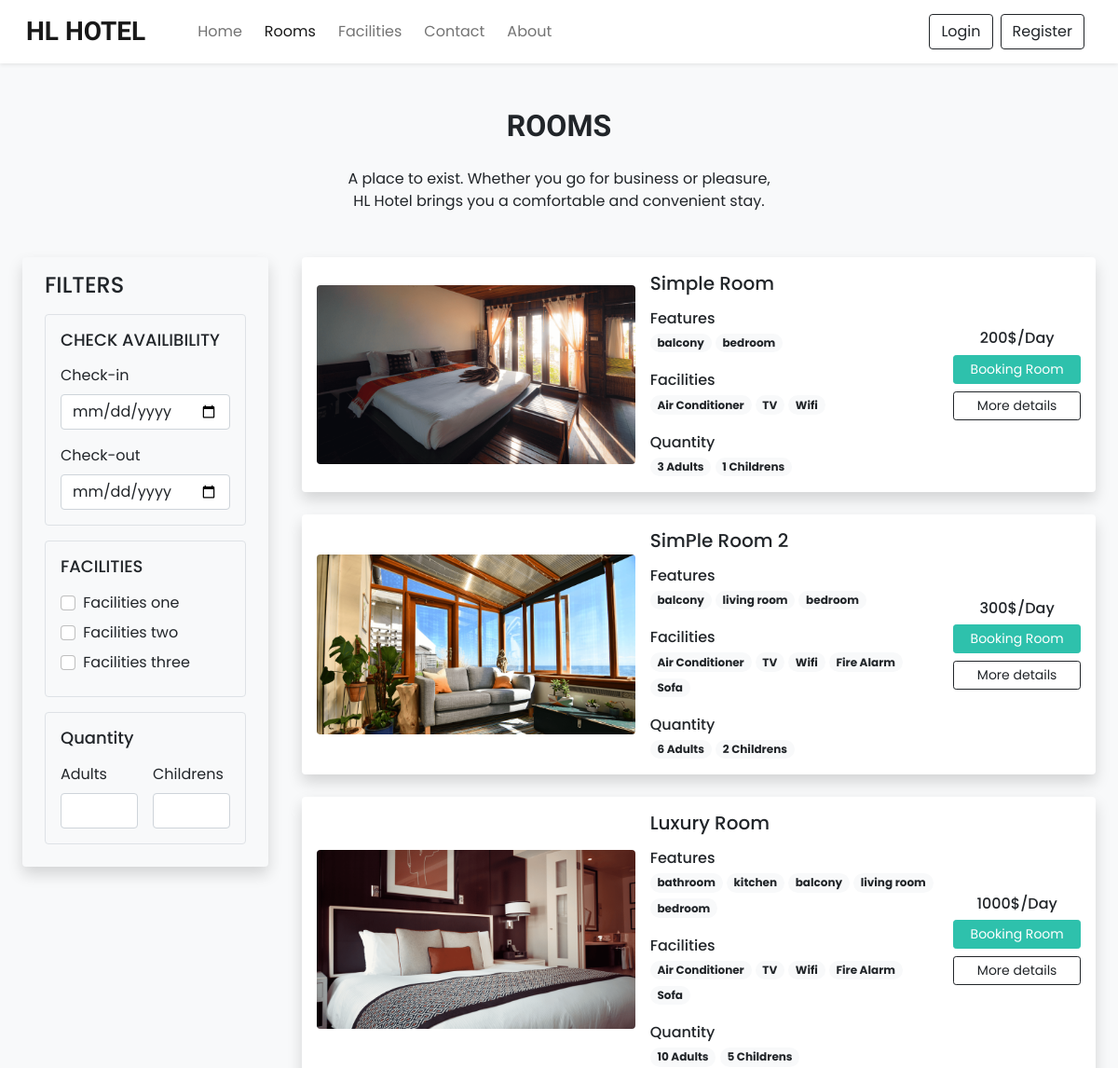
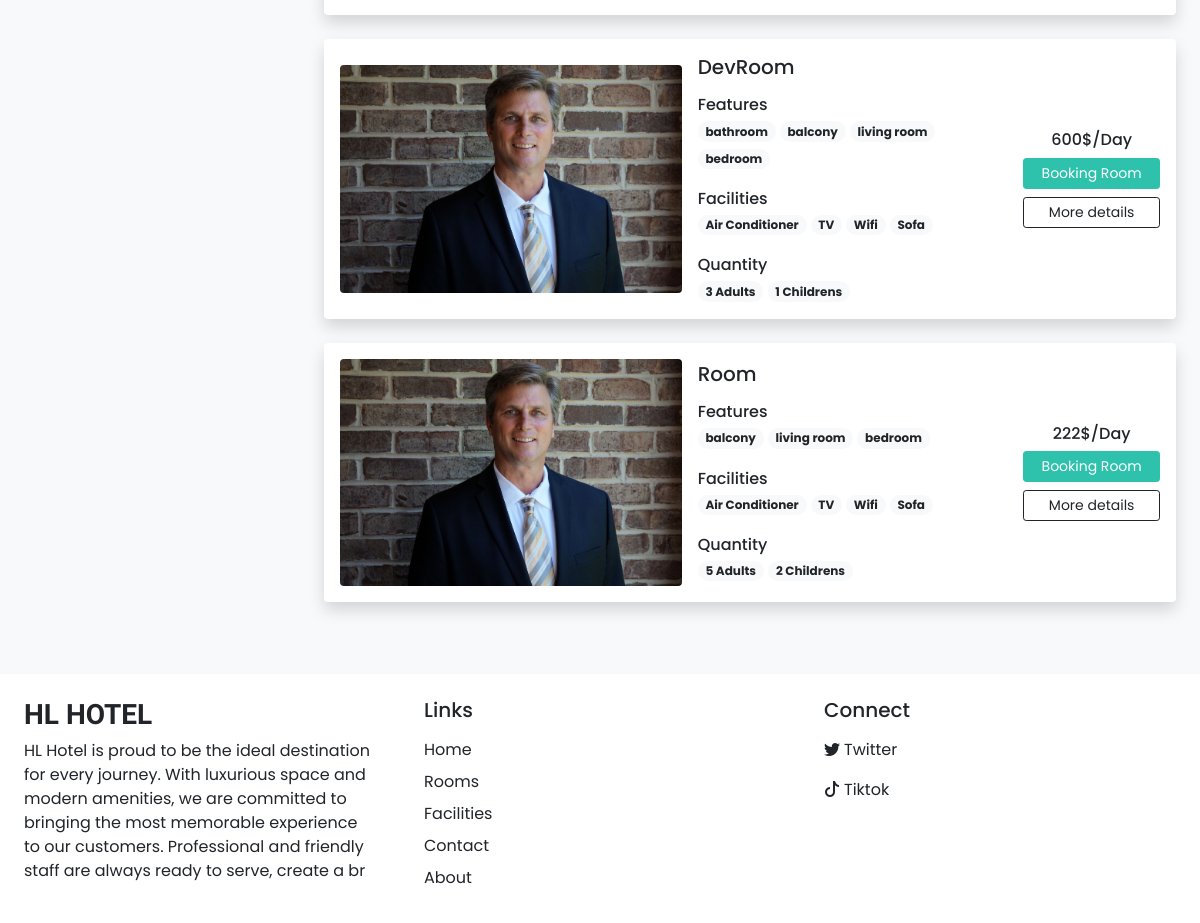
The page /Rooms.php on the database its author committed (2 pictures, top to bottom).
### tables this page shows
CREATE TABLE `settings` (
  `sr_no` int(11) NOT NULL,
  `site_title` varchar(50) NOT NULL,
  `site_about` varchar(255) NOT NULL,
  `shutdown` tinyint(1) NOT NULL
);

CREATE TABLE `rooms` (
  `id` int(11) NOT NULL,
  `name` varchar(150) NOT NULL,
  `area` int(11) NOT NULL,
  `price` int(11) NOT NULL,
  `quantity` int(11) NOT NULL,
  `adult` int(11) NOT NULL,
  `children` int(11) NOT NULL,
  `description` varchar(500) NOT NULL,
  `status` tinyint(4) NOT NULL DEFAULT 1,
  `removed` int(11) NOT NULL DEFAULT 0
);

CREATE TABLE `room_images` (
  `sr_no` int(11) NOT NULL,
  `room_id` int(11) NOT NULL,
  `image` varchar(150) NOT NULL,
  `thumb` tinyint(4) NOT NULL DEFAULT 0
);

CREATE TABLE `features` (
  `id` int(11) NOT NULL,
  `name` varchar(50) NOT NULL
);

CREATE TABLE `facilities` (
  `id` int(11) NOT NULL,
  `icon` varchar(50) NOT NULL,
  `name` varchar(60) NOT NULL,
  `description` varchar(250) NOT NULL
);

### admin/inc/db_config.php (called while the page is built, shortened)
<?php
    function select($sql, $values, $datatypes){
        $con = $GLOBALS['con'];
        if($stmt = mysqli_prepare($con, $sql)){
            mysqli_stmt_bind_param($stmt, $datatypes,...$values);
            if(mysqli_stmt_execute($stmt)){
                $res = mysqli_stmt_get_result($stmt);
                return $res;
            }
            else{
                mysqli_stmt_close($stmt);
                die("Query cannot be executed - Select");
            }
        }
        else{
            die("Query cannot be prepared - Select");
        }
    }
 ?>

### Rooms.php (the view, shortened to what this page needs)
<!DOCTYPE html>
<html lang="en">
<head>
    <?php require('inc/links.php') ?>
</head>
<body class="bg-light">
    <?php require('inc/header.php') ?>
    <div class="my-5 px-4">
        <h2 class="fw-bold h-font text-center">ROOMS</h2>
        <div class="h-line bg-dank"></div>
        <p class="text-center mt-3">
        A place to exist. Whether you go for business or pleasure,
        <br>
        HL Hotel brings you a comfortable and convenient stay.
        </p>
    </div>
    <div class="container-fluid">
        <div class="row">
            <div class="col-lg-3 col-md-12 mb-4 mb-lg-0 ps-4">
                <nav class="navbar navbar-expand-lg navbar-light bg-light rounded shadow">
                    <div class="container-fluid flex-lg-column align-items-stretch">
                        <h4 class="mt-2">FILTERS</h4>
                        <div class="collapse navbar-collapse flex-column align-items-stretch mt-2" id="filterDropdown">
                            <div class="border bg-light p-3 rounded mb-3">
                                <h5 class="mb-3" style="font-size: 18px;">CHECK AVAILIBILITY</h5>
                                <label for="form-lable">Check-in</label>
                                <input type="date" class="form-control shadow-none mb-3 mt-2">
                                <label for="form-lable">Check-out</label>
                                <input type="date" class="form-control shadow-none mt-2">
                            </div>
                            <div class="border bg-light p-3 rounded mb-3">
                                <h5 class="mb-3" style="font-size: 18px;">FACILITIES</h5>
                                <div class="mb-2">
                                    <input type="checkbox" id="f1" class="form-check-input shadow-none me-1">
                                    <label for="form-check-lable" for="f1">Facilities one</label>
                                </div>
                                <div class="mb-2">
                                    <input type="checkbox" id="f1" class="form-check-input shadow-none me-1">
                                    <label for="form-check-lable" for="f2">Facilities two</label>
                                </div>
                                <div class="mb-2">
                                    <input type="checkbox" id="f1" class="form-check-input shadow-none me-1">
                                    <label for="form-check-lable" for="f3">Facilities three</label>
                                </div>
                            </div>
                            <div class="border bg-light p-3 rounded mb-3">
                                <h5 class="mb-3" style="font-size: 18px;">Quantity</h5>
                                <div class="d-flex">
                                    <div class="me-3">
                                        <label for="form-lable">Adults</label>
                                        <input type="number" class="form-control shadow-none mt-2">
                                    </div>
                                    <div>
                                        <label for="form-lable">Childrens</label>
                                        <input type="number" class="form-control shadow-none mt-2">
                                    </div>
                                </div>
                            </div>
                        </div>
                    </div>
                </nav>
            </div>
            <div class="col-lg-9 cpl-md-12 px-4">
                <?php
                    $room_res = select("SELECT * FROM `rooms` WHERE `status`=? AND `removed`=?", [1,0], 'ii');
                    while($room_data = mysqli_fetch_assoc($room_res))
                    {
                        $fea_q = mysqli_query($con, "SELECT f.name FROM `features` f
                        INNER JOIN `room_features` rfea ON f.id = rfea.features_id
                        WHERE rfea.room_id = '$room_data[id]'");
                        $features_data = "";
                        while($fea_row = mysqli_fetch_assoc($fea_q)){
                            $features_data .= "<span class='badge rounded-pill bg-light text-dark text-wrap me-1 mb-1'>
                                       $fea_row[name]
                                    </span>";
                        }
                        $fac_q = mysqli_query($con, "SELECT f.name FROM `facilities` f
                        INNER JOIN `room_facilities` rfac ON f.id = rfac.facilities_id
                        WHERE rfac.room_id = '$room_data[id]'");
                            $facilities_data = "";
                            while($fac_row = mysqli_fetch_assoc($fac_q)){
                            $facilities_data .= "<span class='badge rounded-pill bg-light text-dark text-wrap me-1 mb-1'>
                                       $fac_row[name]
                                    </span>";
                        }
                        $room_thumb = ROOMS_IMG_PATH."1.jpg";
                        $thumb_q = mysqli_query($con, "SELECT * FROM `room_images`
                        WHERE `room_id`='$room_data[id]' AND `thumb`='1'");
                        if (mysqli_num_rows($thumb_q) > 0){
                            $thumb_res = mysqli_fetch_assoc($thumb_q);
                            $room_thumb = ROOMS_IMG_PATH.$thumb_res['image'];
                        }
                        $book_btn ="";
                        if ( !$settings_r['shutdown']){
                            $login=0;
                            $book_btn ="<button onclick='checkLoginToBook($login,$room_data[id])' class='btn btn-sm w-100 text-white custom-bg shadow-none mb-2'>Booking Room</button>";
                        }
                        echo <<<data
                            <div class="card mb-4 border-0 shadow">
                                <div class="row g-0 p-3 align-items-center">
                                    <div class="col-md-5 mb-lg-0 mb-md-0 mb-3">
                                        <img src="$room_thumb" class="img-fluid rounded">
                                    </div>
                                    <div class="col-md-5 px-lg-3 px-md-3 px-0">
                                        <h5 class="mb-3">$room_data[name]</h5>
                                        <div class="features mb-3">
                                                <h6 class="mb-1">Features</h6>
                                               $features_data
                                        </div>
                                        <div class="facilities mb-3">
                                            <h6 class="mb-1">Facilities</h6>
                                            $facilities_data
                                        </div>
                                        <div class="guests">
                                            <h6 class="mb-1">Quantity</h6>
                                            <span class="badge rounded-pill bg-light text-dark text-wrap">
                                                $room_data[adult] Adults
                                            </span>
                                            <span class="badge rounded-pill bg-light text-dark text-wrap">
                                                $room_data[children] Childrens
                                            </span>
                                        </div>
                                    </div>
                                    <div class="col-md-2 mt-lg-0 mt-md-0 mt-4 text-center">
                                        <h6>$room_data[price]$/Day</h6>
                                        $book_btn
                                        <a href="room_details.php?id=$room_data[id]" class="btn btn-sm w-100 btn-outline-dark shadow-none">More details</a>
                                    </div>
                                </div>
                            </div>
                        data;
                    }
                ?>
            </div>
        </div>
    </div>
    <?php require('inc/footer.php') ?>
</body>
</html>

### inc/links.php (shortened to what this page needs)
<link href="https://cdn.jsdelivr.net/npm/bootstrap@5.0.2/dist/css/bootstrap.min.css" rel="stylesheet">
<link rel="stylesheet" href="https://cdn.jsdelivr.net/npm/bootstrap-icons@1.11.1/font/bootstrap-icons.css">
<link rel="stylesheet" href="./css/style.css">
<?php
    require('admin/inc/db_config.php');
    $contact_q = "SELECT * FROM `contact_details` WHERE `sr_no`=?";
    $settings_q = "SELECT * FROM `settings` WHERE `sr_no`=?";
    $values = [1];
    $contact_r = mysqli_fetch_assoc(select($contact_q,$values,'i'));
    $settings_r = mysqli_fetch_assoc(select($settings_q,$values,'i'));
?>

### inc/header.php (shortened to what this page needs)
<nav id="nav-bar" class="navbar navbar-expand-lg navbar-light bg-white px-lg-3 py-lg-2 shadow-sm sticky-top">
    <div class="container-fluid">
        <a class="navbar-brand me-5 fw-bold fs-3 h-font" href="index.php"><?php echo $settings_r['site_title'] ?></a>
        <div class="collapse navbar-collapse" id="navbarSupportedContent">
        <ul class="navbar-nav me-auto mb-2 mb-lg-0">
            <li class="nav-item">
            <a class="nav-link me-2" href="index.php">Home</a>
            </li>
            <li class="nav-item">
            <a class="nav-link me-2" href="Rooms.php">Rooms</a>
            </li>
            <li class="nav-item">
            <a class="nav-link me-2" href="Facilities.php">Facilities</a>
            </li>
            <li class="nav-item">
            <a class="nav-link me-2" href="Contact.php">Contact</a>
            </li>
            <li class="nav-item">
            <a class="nav-link me-2" href="About.php">About</a>
            </li>
        </ul>
        <div class="d-flex">
            <?php
                if(isset($_SESSION['login']) && $_SESSION['login'] == true)
                {
                    echo<<<data
                        <div class="btn-group">
                            <button type="button" class="btn btn-outline-dark shadow-none dropdown-toggle" data-bs-toggle="dropdown" data-bs-display="static" aria-expanded="false">
                                $_SESSION[uName]
                            </button>
                            <ul class="dropdown-menu dropdown-menu-lg-end">
                                <li><a class="dropdown-item" href="./admin/dashboard.php">Profile</a></li>
                                <li><a class="dropdown-item" href="bookings.php">Bookings</a></li>
                                <li><a class="dropdown-item" href="logout.php">Logout</a></li>
                            </ul>
                        </div>
                    data;
                }
                else{
                    echo<<<data
                        <button type="button" class="btn btn-outline-dark  shadow-none me-lg-2 me-3" data-bs-toggle="modal" data-bs-target="#loginModal">
                            Login
                        </button>
                        <button type="button" class="btn btn-outline-dark  shadow-none me-lg-2 me-3" data-bs-toggle="modal" data-bs-target="#registerModal">
                            Register
                        </button>
                    data;
                }
            ?>
        </div>
        </div>
    </div>
</nav>

### inc/footer.php (shortened to what this page needs)
<div class="container-fluid bg-white mt-5">
    <div class="row">
        <div class="col-lg-4 p-4">
            <h3 class="h-font fw-bold fs-3 mb-2"><?php echo $settings_r['site_title'] ?></h3>
            <p>
                <?php echo $settings_r['site_about'] ?>
            </p>
        </div>
        <div class="col-lg-4 p-4">
            <h5 class="mb-3">Links</h5>
            <a href="index.php" class="d-inline-block mb-2 text-dark text-decoration-none">Home</a><br>
            <a href="Rooms.php" class="d-inline-block mb-2 text-dark text-decoration-none">Rooms</a><br>
            <a href="Facilities.php" class="d-inline-block mb-2 text-dark text-decoration-none">Facilities</a><br>
            <a href="Contact.php" class="d-inline-block mb-2 text-dark text-decoration-none">Contact</a><br>
            <a href="About.php" class="d-inline-block mb-2 text-dark text-decoration-none">About</a>
        </div>
        <div class="col-lg-4 p-4">
            <h5 class="mb-3">
                Connect
            </h5>
            <?php
                if($contact_r['fb']=''){
                    echo<<<data
                        <a href="#" class="d-inline-block mb-3 text-dark text-decoration-none">
                            <i class="bi bi-facebook me-1"></i>Facebook
                        </a><br>
                    data;
                }
            ?>
            <a href="<?php echo $contact_r['tw'] ?>" class="d-inline-block mb-3 text-dark text-decoration-none">
                <i class="bi bi-twitter me-1"></i>Twitter
            </a><br>
            <a href="<?php echo $contact_r['tt'] ?>" class="d-inline-block mb-3 text-dark text-decoration-none">
                <i class="bi bi-tiktok me-1"></i>Tiktok
            </a>
        </div>
    </div>
</div>

### css/style.css (style rules this page uses)
:root { --teal: #2ec1ac; --teal_hover: #279e8c; }
* { font-family: 'Poppins', sans-serif; }
.h-font { font-family: 'Merienda', cursive; }
input[type=number] { -moz-appearance: textfield; }
.custom-bg { background-color: var(--teal); border: 1px solid var(--teal); }
.h-line { width: 150px; margin: 0 auto; height: 1.7px; z-index: 1111; }

### rows shown on the page
settings: site_title "HL HOTEL", site_about "HL Hotel is proud to be the ideal destination for every journey. With luxurious space and modern amenities, we are committed to bringing the most memorable experience to our customers. Professional and friendly staff are always ready to serve, create a br"
rooms: room_images.image (picture), name "Simple Room", adult "3", children "1", price "200"
features: name "balcony"
features: name "bedroom"
facilities: name "Air Conditioner"
facilities: name "TV"
facilities: name "Wifi"
rooms: room_images.image (picture), name "SimPle Room 2", adult "6", children "2", price "300"
features: name "living room"
facilities: name "Fire Alarm"
facilities: name "Sofa"
rooms: room_images.image (picture), name "Luxury Room", adult "10", children "5", price "1000"
features: name "bathroom"
features: name "kitchen"
rooms: name "DevRoom", adult "3", children "1", price "600"
rooms: name "Room", adult "5", children "2", price "222"
